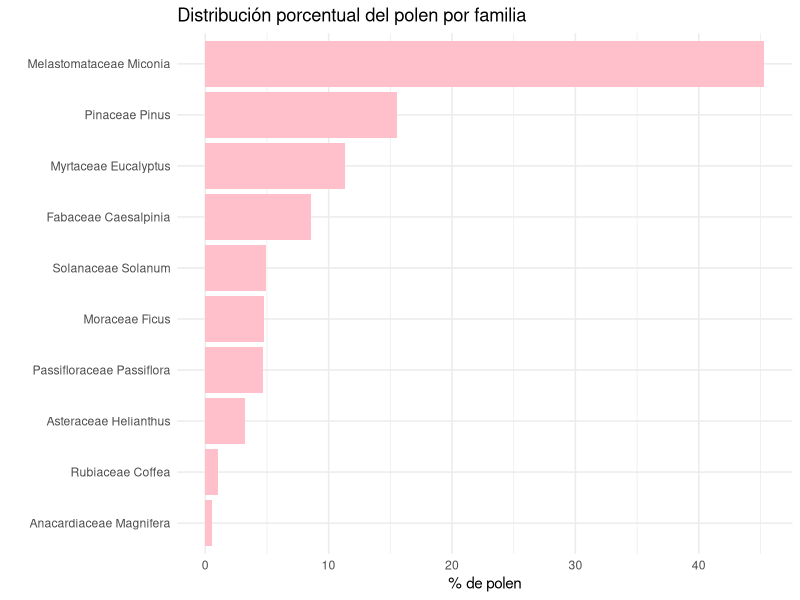

Write R code to recreate this figure.
#TÍTULO: Conteo del polen de una nueva especie de abejas

#INTRODUCCIÓN: Este estudio compara la cantidad de polen de diferentes familias de plantas, almacenado por una nueva especie de abeja.

#PROCEDIMIENTO:
#Cargar los paquetes instalados
library(dplyr)
library(ggplot2)

#Generar la tabla con los datos del conteo de polen para cada familia
datos <- data.frame(
  Familia = c("Asteraceae Helianthus", "Rubiaceae Coffea", "Solanaceae Solanum", "Melastomataceae Miconia",
              "Fabaceae Caesalpinia", "Pinaceae Pinus", "Anacardiaceae Magnifera", "Myrtaceae Eucalyptus",
              "Moraceae Ficus", "Passifloraceae Passiflora"),
  Conteo = c(67, 22, 101, 934, 176, 321, 11, 234, 98, 97)
)

#Calcular los porcentajes de polen para cada familia respecto al total de polen contado
datos <- datos %>%
  mutate(Porcentaje = Conteo / sum(Conteo) * 100)

#Imprimir la tabla de los datos con los porcentajes
print(datos)

#Generar el gráfico de los porcentajes
ggplot(datos, aes(x = reorder(Familia, Porcentaje), y = Porcentaje)) +
  geom_bar(stat = "identity", fill = "pink") +
  coord_flip() +
  labs(title = "Distribución porcentual del polen por familia",
       x = "", y = "% de polen") +
  theme_minimal()

#RESULTADOS: La planta Miconia es la que presenta la mayor abundancia de polen
